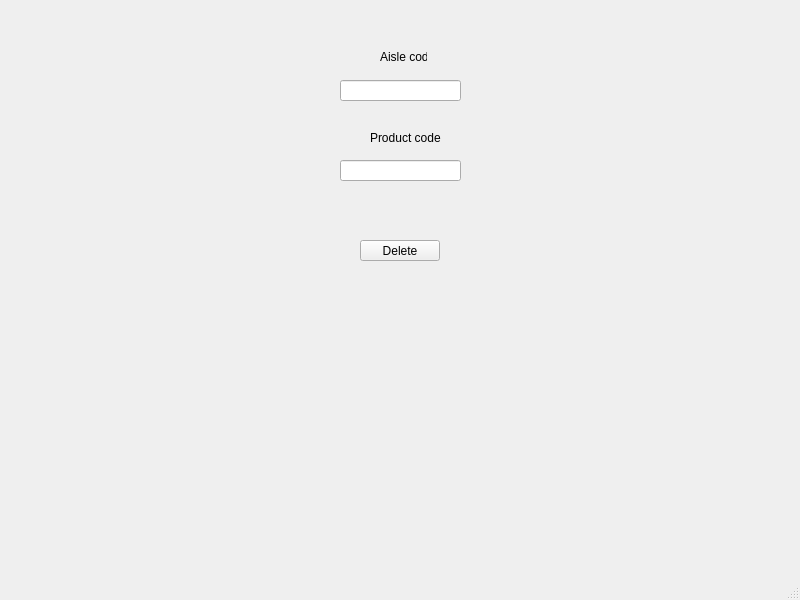
<?xml version="1.0" encoding="UTF-8"?>
<ui version="4.0">
 <class>DeleteProduct</class>
 <widget class="QMainWindow" name="DeleteProduct">
  <property name="geometry">
   <rect>
    <x>0</x>
    <y>0</y>
    <width>800</width>
    <height>600</height>
   </rect>
  </property>
  <property name="windowTitle">
   <string>MainWindow</string>
  </property>
  <widget class="QWidget" name="centralwidget">
   <widget class="QLineEdit" name="aisleCode">
    <property name="geometry">
     <rect>
      <x>340</x>
      <y>80</y>
      <width>121</width>
      <height>21</height>
     </rect>
    </property>
   </widget>
   <widget class="QLabel" name="label_2">
    <property name="geometry">
     <rect>
      <x>370</x>
      <y>130</y>
      <width>71</width>
      <height>16</height>
     </rect>
    </property>
    <property name="text">
     <string>Product code</string>
    </property>
   </widget>
   <widget class="QLineEdit" name="productCode">
    <property name="geometry">
     <rect>
      <x>340</x>
      <y>160</y>
      <width>121</width>
      <height>21</height>
     </rect>
    </property>
   </widget>
   <widget class="QLabel" name="label">
    <property name="geometry">
     <rect>
      <x>380</x>
      <y>50</y>
      <width>47</width>
      <height>13</height>
     </rect>
    </property>
    <property name="text">
     <string>Aisle code</string>
    </property>
   </widget>
   <widget class="QPushButton" name="pushButton">
    <property name="geometry">
     <rect>
      <x>360</x>
      <y>240</y>
      <width>80</width>
      <height>21</height>
     </rect>
    </property>
    <property name="text">
     <string>Delete</string>
    </property>
   </widget>
  </widget>
  <widget class="QStatusBar" name="statusbar"/>
 </widget>
 <resources/>
 <connections/>
</ui>
